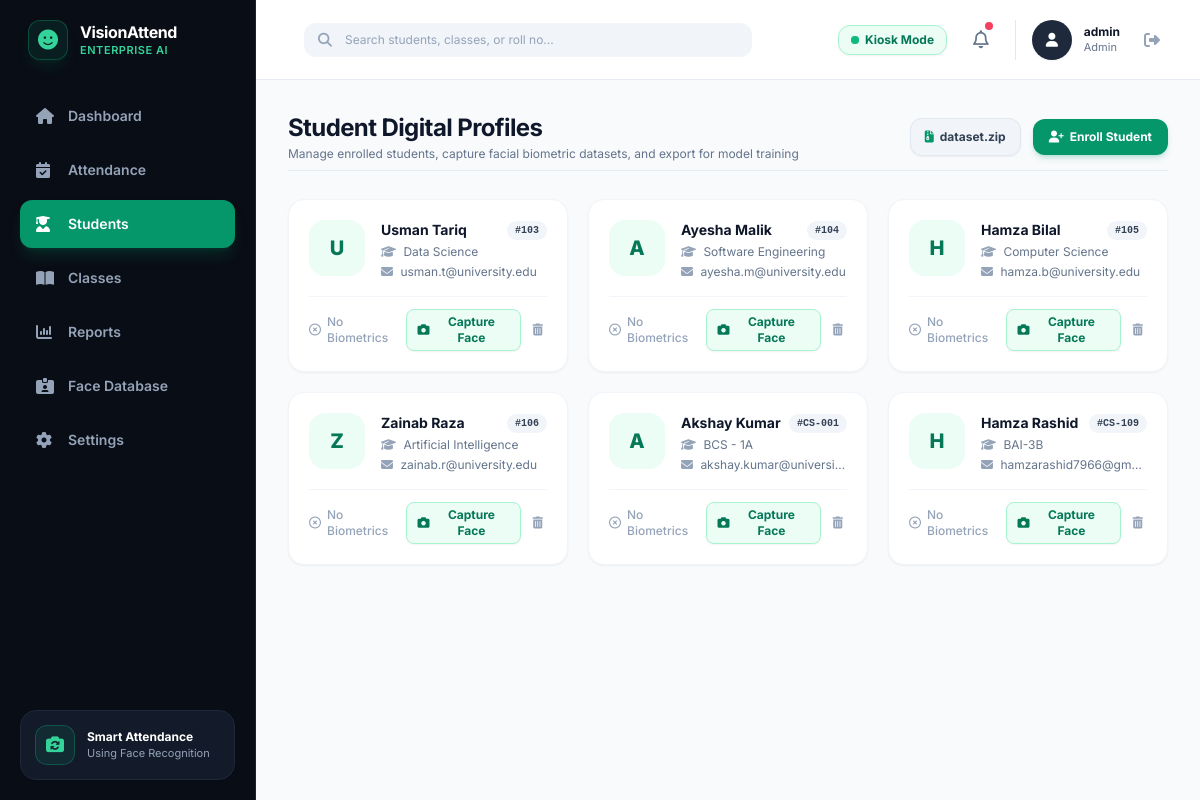
The app's page /students (signed in) with its own data.
### src/database.py (models this page shows, shortened)
class Student(db.Model):
    __tablename__ = 'students'
    id = db.Column(db.Integer, primary_key=True)
    student_id = db.Column(db.String(50), unique=True, nullable=False, index=True)  # e.g., "CS-001"
    name = db.Column(db.String(100), nullable=False)                                # e.g., "Ali Raza"
    department = db.Column(db.String(100), default="BCS - 1A")                      # Class / Department code
    email = db.Column(db.String(120), nullable=True)
    sample_image = db.Column(db.String(255), nullable=True)
    created_at = db.Column(db.DateTime, default=datetime.utcnow)
    attendances = db.relationship('Attendance', backref='student', lazy=True, cascade="all, delete-orphan")

### app.py (the view, shortened to what this page needs)
@app.route('/students')
@admin_required
def students():
    q = request.args.get('q', '').strip()
    if q:
        all_students = Student.query.filter(
            (Student.name.ilike(f"%{q}%")) |
            (Student.student_id.ilike(f"%{q}%")) |
            (Student.department.ilike(f"%{q}%"))
        ).order_by(Student.student_id.asc()).all()
    else:
        all_students = Student.query.order_by(Student.student_id.asc()).all()
    all_classes = AcademicClass.query.order_by(AcademicClass.class_code.asc()).all()
    dataset_counts = {}
    return render_template('students.html', active_page='students', students=all_students, classes=all_classes, dataset_counts=dataset_counts, search_query=q)

### app.py (called while the page is built)
def admin_required(f):
    @wraps(f)
    def decorated_function(*args, **kwargs):
        if 'user_id' not in session:
            return redirect(url_for('login'))
        if session.get('role') != 'admin':
            flash("Unauthorized: Administrator permissions required.", "error")
            return redirect(url_for('student_dashboard'))
        return f(*args, **kwargs)
    return decorated_function

### templates/students.html (shortened to what this page needs)
{% extends "base.html" %}
{% block content %}
<div class="space-y-7">
    <div class="flex flex-col sm:flex-row items-start sm:items-center justify-between gap-4 pb-2 border-b border-slate-200/80">
        <div>
            <h1 class="text-xl sm:text-2xl font-bold text-slate-900 tracking-tight">Student Digital Profiles</h1>
            <p class="text-xs text-slate-500 mt-0.5">Manage enrolled students, capture facial biometric datasets, and export for model training</p>
        </div>
        <div class="flex flex-wrap items-center gap-2 sm:gap-3 w-full sm:w-auto">
            <a href="{{ url_for('export_dataset_zip') }}" title="Download all captured faces as dataset.zip for Colab"
               class="flex-1 sm:flex-initial px-3 sm:px-3.5 py-2 sm:py-2.5 bg-slate-100 hover:bg-slate-200 text-slate-700 text-xs font-bold rounded-xl transition-all flex items-center justify-center gap-1.5 border border-slate-200 shadow-sm">
                <i class="fa-solid fa-file-zipper text-emerald-600"></i>
                <span><span class="hidden xs:inline">Export </span>dataset.zip</span>
            </a>
            <button onclick="document.getElementById('enrollModal').classList.remove('hidden')"
                    class="flex-1 sm:flex-initial px-3.5 sm:px-4 py-2 sm:py-2.5 bg-emerald-600 hover:bg-emerald-700 text-white text-xs font-bold rounded-xl shadow-md shadow-emerald-600/20 transition-all flex items-center justify-center gap-1.5">
                <i class="fa-solid fa-user-plus"></i> <span>Enroll Student</span>
            </button>
        </div>
    </div>
    <div class="grid grid-cols-1 md:grid-cols-2 lg:grid-cols-3 gap-5">
        {% for student in students %}
        {% set sample_count = dataset_counts.get(student.student_id, 0) %}
        <div class="bg-white rounded-2xl p-5 border border-slate-100 shadow-sm flex flex-col justify-between hover:shadow-md transition-all">
            <div class="flex items-start space-x-4">
                <div class="h-14 w-14 rounded-2xl bg-emerald-50 text-emerald-700 flex items-center justify-center text-xl font-extrabold flex-shrink-0">
                    {{ student.name[0] }}
                </div>
                <div class="space-y-1 min-w-0 flex-1">
                    <div class="flex items-center justify-between">
                        <h3 class="text-sm font-bold text-slate-900 truncate">{{ student.name }}</h3>
                        <span class="px-2 py-0.5 rounded-full text-[10px] font-mono font-bold bg-slate-100 text-slate-700">#{{ student.student_id }}</span>
                    </div>
                    <p class="text-xs text-slate-500"><i class="fa-solid fa-graduation-cap text-slate-400 mr-1"></i> {{ student.department }}</p>
                    <p class="text-xs text-slate-500 truncate"><i class="fa-solid fa-envelope text-slate-400 mr-1"></i> {{ student.email or 'No email listed' }}</p>
                </div>
            </div>
            <div class="mt-4 pt-3 border-t border-slate-100 flex items-center justify-between text-xs">
                {% if sample_count >= 50 %}
                <span class="text-emerald-600 font-bold flex items-center gap-1.5" id="statusBadge-{{ student.student_id }}">
                    <i class="fa-solid fa-circle-check"></i> {{ sample_count }} Samples Ready
                </span>
                {% elif sample_count > 0 %}
                <span class="text-amber-600 font-bold flex items-center gap-1.5" id="statusBadge-{{ student.student_id }}">
                    <i class="fa-solid fa-triangle-exclamation"></i> {{ sample_count }}/60 Incomplete
                </span>
                {% else %}
                <span class="text-slate-400 font-medium flex items-center gap-1.5" id="statusBadge-{{ student.student_id }}">
                    <i class="fa-regular fa-circle-xmark"></i> No Biometrics
                </span>
                {% endif %}
                <div class="flex items-center space-x-2">
                    <button onclick="openCaptureModal('{{ student.student_id }}', '{{ student.name }}', {{ sample_count }})"
                            class="px-2.5 py-1 bg-emerald-50 hover:bg-emerald-100 text-emerald-700 border border-emerald-200 text-xs font-bold rounded-lg transition-all flex items-center gap-1 shadow-sm">
                        <i class="fa-solid fa-camera"></i>
                        <span>Capture Face</span>
                    </button>
                    <form method="POST" action="{{ url_for('delete_student', student_id=student.student_id) }}" onsubmit="return confirm('Delete this student profile?');">
                        <button type="submit" title="Delete Student" class="text-slate-400 hover:text-rose-600 p-1 rounded-lg hover:bg-rose-50 transition-colors">
                            <i class="fa-solid fa-trash-can"></i>
                        </button>
                    </form>
                </div>
            </div>
        </div>
        {% endfor %}
    </div>
</div>
{% endblock %}

### static/css/styles.css (style rules this page uses)
body { background-color: #0b1120; font-family: -apple-system, BlinkMacSystemFont, "Segoe UI", Roboto, Helvetica, Arial, sans-serif; }

### records on screen
Student: name "U", name "Usman Tariq", student_id "103", department "Data Science", email "usman.t@university.edu"
Student: name "A", name "Ayesha Malik", student_id "104", department "Software Engineering", email "ayesha.m@university.edu"
Student: name "H", name "Hamza Bilal", student_id "105", department "Computer Science", email "hamza.b@university.edu"
Student: name "Z", name "Zainab Raza", student_id "106", department "Artificial Intelligence", email "zainab.r@university.edu"
Student: name "A", name "Akshay Kumar", student_id "CS-001", department "BCS - 1A", email "akshay.kumar@universi…"
Student: name "H", name "Hamza Rashid", student_id "CS-109", department "BAI-3B", email "hamzarashid7966@gm…"

### other values on screen
{{ session.get('username', 'Admin') }} "admin"
{{ session.get('role', 'Administrator') }} "Admin"
